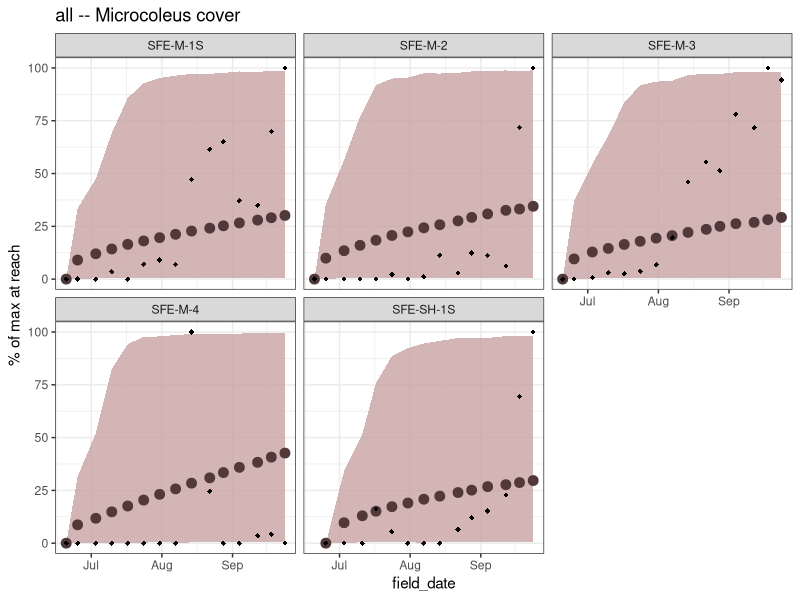
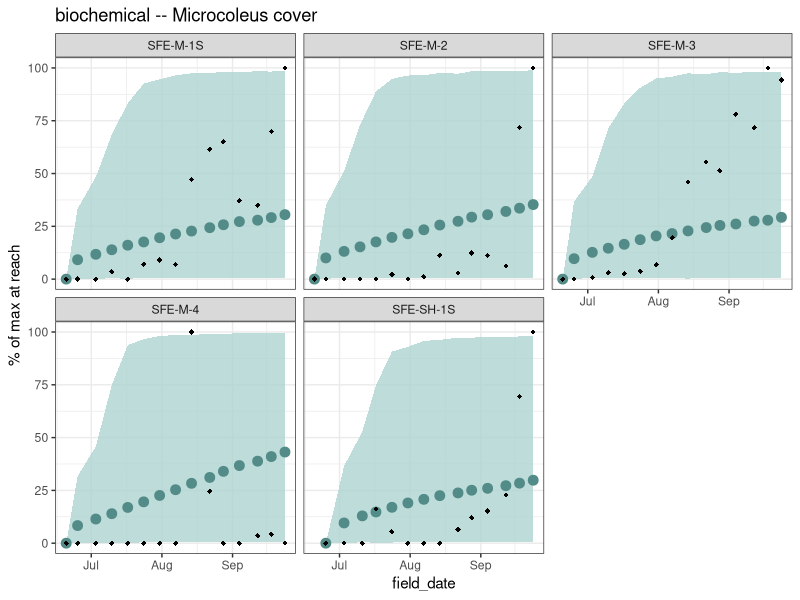
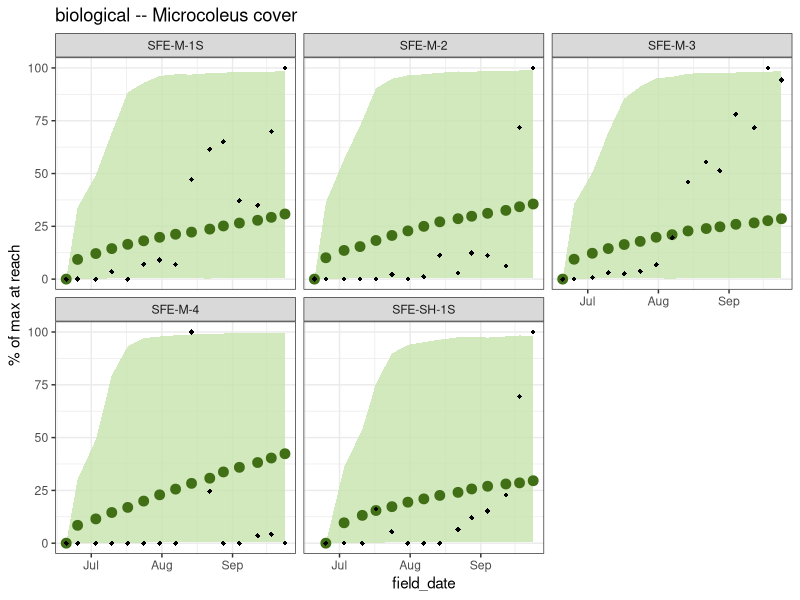
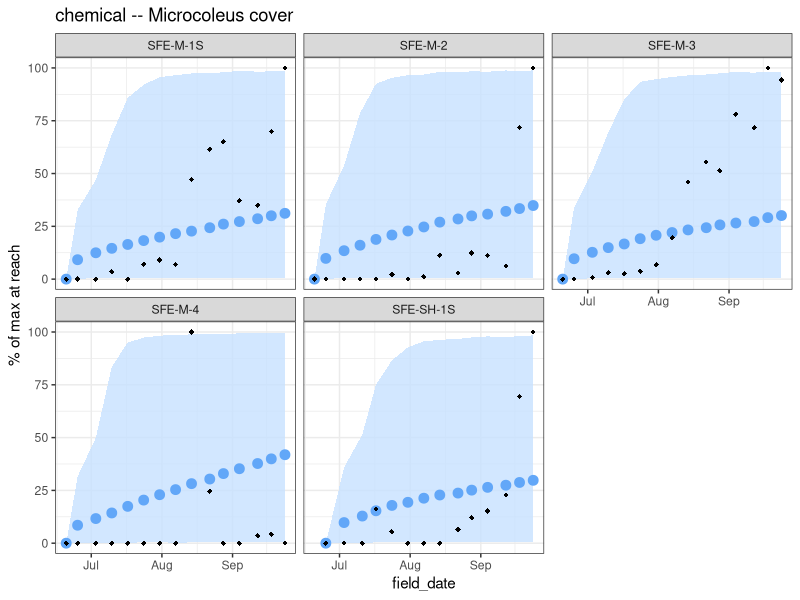
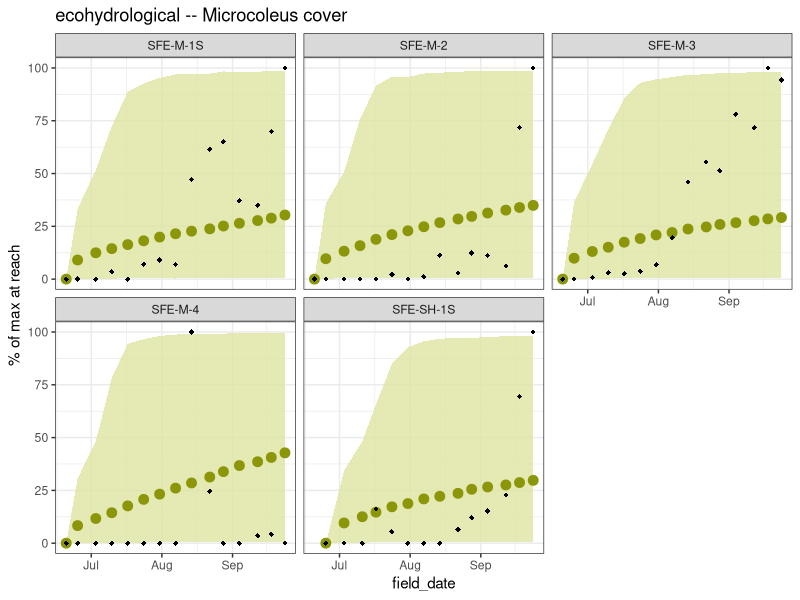
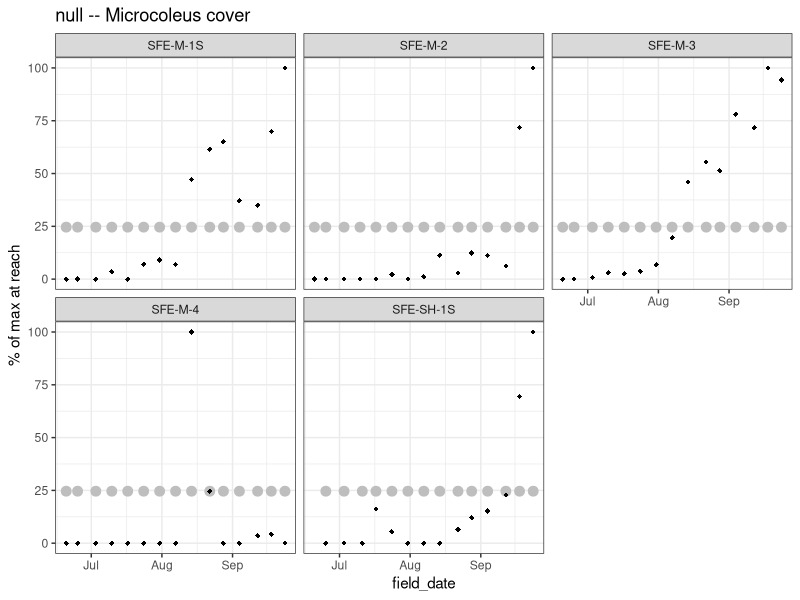
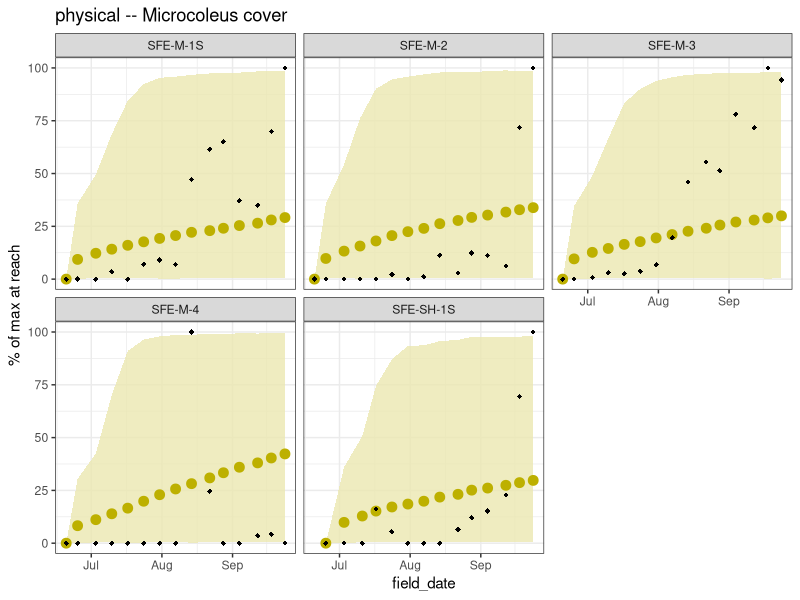
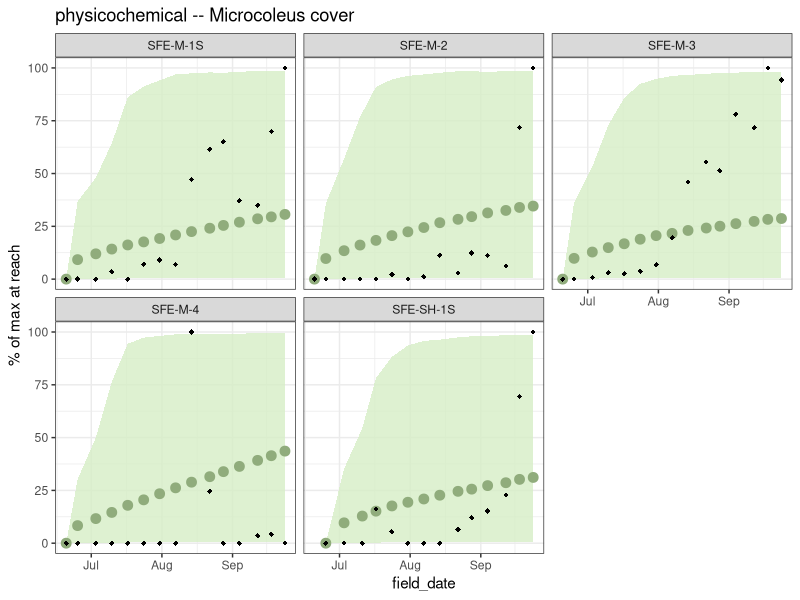

Reproduce these figures in R, in order. (Note: this script raises an error after producing the figures.)
## predictions figure

library("tidyverse")

preds_M <- read.csv("./data/predictive_models/predictions_M_cover.csv") %>% 
  mutate(field_date = ymd(field_date))
preds_AC <- read.csv("./data/predictive_models/predictions_AC_cover.csv")
atx_M <- read.csv("./data/predictive_models/predictions_M_atx.csv")
atx_AC <- read.csv("./data/predictive_models/predictions_AC_cover.csv")
observed <- read.csv("./data/predictive_models/inputs.csv") %>% 
  mutate(field_date = ymd(field_date))

# plot colors
palette <- c("#523939", "#528b87", "#416f16", "#62a7f8", "#8b9609", "gray", "#bdb000", "#90ac7c")
ribbon_palette <- c("#c9a3a3", "#aed4d1", "#c7e3ac", "#c7e1ff", "#dee3a1", "gray", "#ebe7b0", "#d6edc5")

# microcoleus cover predictions
preds_M_list <- split(preds_M, preds_M$model) # split into list

for(i in 1:length(preds_M_list)) {
  plot <- ggplot(data = preds_M_list[[i]], aes(x = field_date)) +
    geom_ribbon(aes(ymin = ci_lower, ymax = ci_upper, group = 1), fill = ribbon_palette[i], alpha = 0.8) +
    geom_point(aes(y = mean), size = 3, color = palette[i]) +
    geom_point(data = observed, aes(y = resp_M_cover_norm), color = "black",
               shape = 18) +
    labs(title = paste(preds_M_list[[i]]$model[1], "-- Microcoleus cover"), y = "% of max at reach") +
    facet_wrap(~site_reach) +
    theme_bw()
  print(plot)
}

# anabaena/cylindrospermum cover predictions

preds_AC_list <- split(preds_AC, preds_AC$model) # split into list

for(i in 1:length(preds_AC_list)) {
  plot <- ggplot(data = preds_AC_list[[i]], aes(x = field_date)) +
    geom_ribbon(aes(ymin = ci_lower, ymax = ci_upper, group = 1), fill = ribbon_palette[i], alpha = 0.8) +
    geom_point(aes(y = mean), size = 3, color = palette[i]) +
    geom_point(data = observed, aes(y = resp_AC_cover_norm), color = "black") +
    labs(title = paste(preds_AC_list[[i]]$model[1], "-- Anabaena Cover"), y = "% of max at reach") +
    facet_wrap(~site_reach) +
    theme_bw()
  print(plot)
}

# microcoleus anatoxins predictions

preds_M_atx_list <- split(atx_M, atx_M$model) # split into list

for(i in 1:length(preds_M_atx_list)) {
  plot <- ggplot(data = preds_M_atx_list[[i]], aes(x = field_date)) +
    geom_ribbon(aes(ymin = ci_lower, ymax = ci_upper, group = 1), fill = ribbon_palette[i], alpha = 0.8) +
    geom_point(aes(y = mean), size = 3, color = palette[i]) +
    geom_point(data = observed, aes(y = resp_M_atx_norm), color = "black") +
    labs(title = paste(preds_M_atx_list[[i]]$model[1], "-- Microcoleus ATX"), y = "% of max at reach") +
    facet_wrap(~site_reach) +
    theme_bw()
  print(plot)
}

# anabaena anatoxins predictions
preds_AC_atx_list <- split(atx_AC, atx_AC$model) # split into list

for(i in 1:length(preds_AC_atx_list)) {
  plot <- ggplot(data = preds_AC_atx_list[[i]], aes(x = field_date)) +
    geom_ribbon(aes(ymin = ci_lower, ymax = ci_upper, group = 1), fill = ribbon_palette[i], alpha = 0.8) +
    geom_point(aes(y = mean), size = 3, color = palette[i]) +
    geom_point(data = observed, aes(y = resp_AC_atx_norm), color = "black") +
    labs(title = paste(preds_AC_atx_list[[i]]$model[1], "-- Anabaena ATX"), y = "% of max at reach") +
    facet_wrap(~site_reach) +
    theme_bw()
  print(plot)
}

# response distribtuions
hist(observed$resp_M_cover_norm)
hist(observed$resp_AC_cover_norm)
hist(observed$resp_M_atx_norm)
hist(observed$resp_AC_atx_norm)
